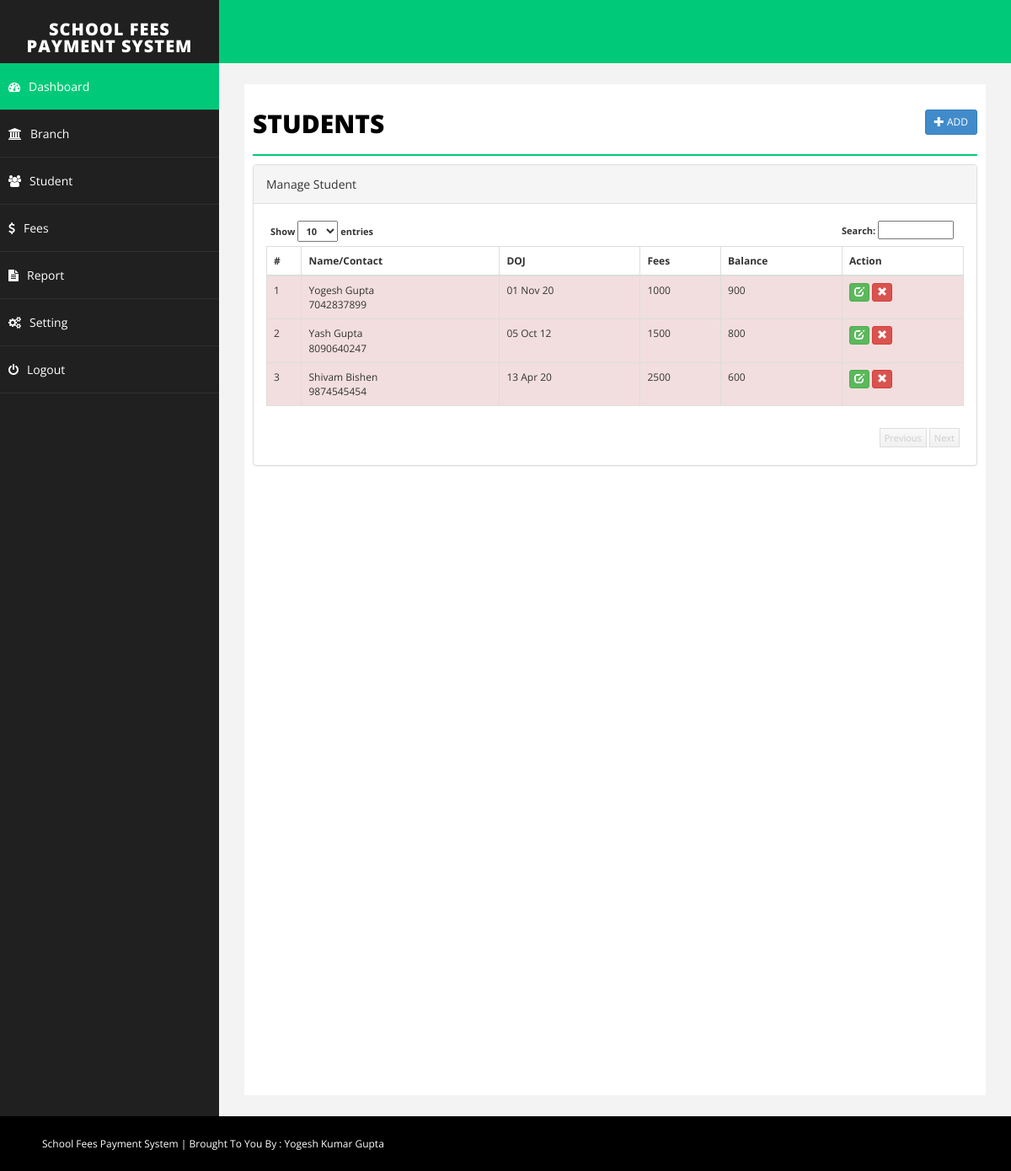
/student.php (signed in), run on the app's committed database.
### tables this page shows
CREATE TABLE IF NOT EXISTS `student` (
`id` int(255) NOT NULL,
  `emailid` varchar(255) NOT NULL,
  `sname` varchar(255) NOT NULL,
  `joindate` datetime NOT NULL,
  `about` text NOT NULL,
  `contact` varchar(255) NOT NULL,
  `fees` int(255) NOT NULL,
  `branch` varchar(255) NOT NULL,
  `balance` int(255) NOT NULL,
  `delete_status` enum('0','1') NOT NULL DEFAULT '0'
);

### student.php (the view, shortened to what this page needs)
<?php
include("php/dbconnect.php");
$id="";
$emailid='';
$sname='';
$joindate = '';
$remark='';
$contact='';
$balance = 0;
$fees='';
$about = '';
$branch='';
$action = "add";
?>
<!DOCTYPE html>
<html xmlns="http://www.w3.org/1999/xhtml">
<head>
    <link href="css/bootstrap.css" rel="stylesheet" />
    <link href="css/font-awesome.css" rel="stylesheet" />
    <link href="css/basic.css" rel="stylesheet" />
    <link href="css/custom.css" rel="stylesheet" />
	<link href="css/ui.css" rel="stylesheet" />
	<link href="css/datepicker.css" rel="stylesheet" />
</head>
<?php
include("php/header.php");
?>
        <div id="page-wrapper">
            <div id="page-inner">
                <div class="row">
                    <div class="col-md-12">
                        <h1 class="page-head-line">Students
						<?php
						echo (isset($_GET['action']) && @$_GET['action']=="add" || @$_GET['action']=="edit")?
						' <a href="student.php" class="btn btn-primary btn-sm pull-right">Back <i class="glyphicon glyphicon-arrow-right"></i></a>':'<a href="student.php?action=add" class="btn btn-primary btn-sm pull-right"><i class="glyphicon glyphicon-plus"></i> Add </a>';
						?>
						</h1>
                    </div>
                </div>
        <?php
		 if(isset($_GET['action']) && @$_GET['action']=="add" || @$_GET['action']=="edit")
		 {
		?>
			<script type="text/javascript" src="js/validation/jquery.validate.min.js"></script>
                <div class="row">
                    <div class="col-sm-10 col-sm-offset-1">
               <div class="panel panel-primary">
                        <div class="panel-heading">
                           <?php echo ($action=="add")? "Add Student": "Edit Student"; ?>
                        </div>
						<form action="student.php" method="post" id="signupForm1" class="form-horizontal">
                        <div class="panel-body">
						<fieldset class="scheduler-border" >
						 <legend  class="scheduler-border">Personal Information:</legend>
						<div class="form-group">
								<label class="col-sm-2 control-label" for="Old">Name* </label>
								<div class="col-sm-10">
									<input type="text" class="form-control" id="sname" name="sname" value="<?php echo $sname;?>"  />
								</div>
							</div>
						<div class="form-group">
								<label class="col-sm-2 control-label" for="Old">Contact* </label>
								<div class="col-sm-10">
									<input type="text" class="form-control" id="contact" name="contact" value="<?php echo $contact;?>" maxlength="10" />
								</div>
							</div>
						<div class="form-group">
								<label class="col-sm-2 control-label" for="Old">Branch* </label>
								<div class="col-sm-10">
									<select  class="form-control" id="branch" name="branch" >
									<option value="" >Select Branch</option>
                                    <?php
									$sql = "select * from branch where delete_status='0' order by branch.branch asc";
									$q = $conn->query($sql);
									while($r = $q->fetch_assoc())
									{
									echo '<option value="'.$r['id'].'"  '.(($branch==$r['id'])?'selected="selected"':'').'>'.$r['branch'].'</option>';
									}
									?>
									</select>
								</div>
						</div>
						<div class="form-group">
								<label class="col-sm-2 control-label" for="Old">DOJ* </label>
								<div class="col-sm-10">
									<input type="text" class="form-control" id="joindate" name="joindate" value="<?php echo  ($joindate!='')?date("Y-m-d", strtotime($joindate)):'';?>" style="background-color: #fff;" readonly />
								</div>
							</div>
						 </fieldset>
							<fieldset class="scheduler-border" >
						 <legend  class="scheduler-border">Fee Information:</legend>
						<div class="form-group">
								<label class="col-sm-2 control-label" for="Old">Total Fees* </label>
								<div class="col-sm-10">
									<input type="text" class="form-control" id="fees" name="fees" value="<?php echo $fees;?>" <?php echo ($action=="update")?"disabled":""; ?>  />
								</div>
						</div>
						<?php
						if($action=="add")
						{
						?>
						<div class="form-group">
								<label class="col-sm-2 control-label" for="Old">Advance Fee* </label>
								<div class="col-sm-10">
									<input type="text" class="form-control" id="advancefees" name="advancefees" readonly   />
								</div>
						</div>
						<?php
						}
						?>
						<div class="form-group">
								<label class="col-sm-2 control-label" for="Old">Balance </label>
								<div class="col-sm-10">
									<input type="text" class="form-control"  id="balance" name="balance" value="<?php echo $balance;?>" disabled />
								</div>
						</div>
							<?php
						if($action=="add")
						{
						?>
							<div class="form-group">
								<label class="col-sm-2 control-label" for="Password">Fee Remark </label>
								<div class="col-sm-10">
	                        <textarea class="form-control" id="remark" name="remark"><?php echo $remark;?></textarea >
								</div>
							</div>
						<?php
						}
						?>
							</fieldset>
							 <fieldset class="scheduler-border" >
						 <legend  class="scheduler-border">Optional Information:</legend>
							<div class="form-group">
								<label class="col-sm-2 control-label" for="Password">About Student </label>
								<div class="col-sm-10">
	                        <textarea class="form-control" id="about" name="about"><?php echo $about;?></textarea >
								</div>
							</div>
							<div class="form-group">
								<label class="col-sm-2 control-label" for="Old">Email Id </label>
								<div class="col-sm-10">
									<input type="text" class="form-control" id="emailid" name="emailid" value="<?php echo $emailid;?>"  />
								</div>
						    </div>
							</fieldset>
						<div class="form-group">
								<div class="col-sm-8 col-sm-offset-2">
								<input type="hidden" name="id" value="<?php echo $id;?>">
								<input type="hidden" name="action" value="<?php echo $action;?>">
									<button type="submit" name="save" class="btn btn-primary">Save </button>
								</div>
							</div>
                         </div>
							</form>
                        </div>
                            </div>
                </div>
		<script type="text/javascript">
		$( document ).ready( function () {
		$( "#joindate" ).datepicker({
dateFormat:"yy-mm-dd",
changeMonth: true,
changeYear: true,
yearRange: "1970:<?php echo date('Y');?>"
});
		if($("#signupForm1").length > 0)
         {
		 <?php if($action=='add')
		 {
		 ?>
			$( "#signupForm1" ).validate( {
				rules: {
					sname: "required",
					joindate: "required",
					emailid: "email",
					branch: "required",
					contact: {
						required: true,
						digits: true
					},
					fees: {
						required: true,
						digits: true
					},
					advancefees: {
						required: true,
						digits: true
					},
				},
			<?php
			}else
			{
			?>
			$( "#signupForm1" ).validate( {
				rules: {
					sname: "required",
					joindate: "required",
					emailid: "email",
					branch: "required",
					contact: {
						required: true,
						digits: true
					}
				},
			<?php
			}
			?>
				errorElement: "em",
				errorPlacement: function ( error, element ) {
					// Add the `help-block` class to the error element
					error.addClass( "help-block" );
					// Add `has-feedback` class to the parent div.form-group
					// in order to add icons to inputs
					element.parents( ".col-sm-10" ).addClass( "has-feedback" );
					if ( element.prop( "type" ) === "checkbox" ) {
						error.insertAfter( element.parent( "label" ) );
					} else {
						error.insertAfter( element );
					}
					// Add the span element, if doesn't exists, and apply the icon classes to it.
					if ( !element.next( "span" )[ 0 ] ) {
						$( "<span class='glyphicon glyphicon-remove form-control-feedback'></span>" ).insertAfter( element );
					}
				},
				success: function ( label, element ) {
					// Add the span element, if doesn't exists, and apply the icon classes to it.
					if ( !$( element ).next( "span" )[ 0 ] ) {
						$( "<span class='glyphicon glyphicon-ok form-control-feedback'></span>" ).insertAfter( $( element ) );
					}
				},
				highlight: function ( element, errorClass, validClass ) {
					$( element ).parents( ".col-sm-10" ).addClass( "has-error" ).removeClass( "has-success" );
					$( element ).next( "span" ).addClass( "glyphicon-remove" ).removeClass( "glyphicon-ok" );
				},
				unhighlight: function ( element, errorClass, validClass ) {
					$( element ).parents( ".col-sm-10" ).addClass( "has-success" ).removeClass( "has-error" );
					$( element ).next( "span" ).addClass( "glyphicon-ok" ).removeClass( "glyphicon-remove" );
				}
			} );
			}
		} );
		$("#fees").keyup( function(){
		$("#advancefees").val("");
		$("#balance").val(0);
		var fee = $.trim($(this).val());
		if( fee!='' && !isNaN(fee))
		{
		$("#advancefees").removeAttr("readonly");
		$("#balance").val(fee);
		$('#advancefees').rules("add", {
            max: parseInt(fee)
        });
		}
		else{
		$("#advancefees").attr("readonly","readonly");
		}
		});
		$("#advancefees").keyup( function(){
		var advancefees = parseInt($.trim($(this).val()));
		var totalfee = parseInt($("#fees").val());
		if( advancefees!='' && !isNaN(advancefees) && advancefees<=totalfee)
		{
		var balance = totalfee-advancefees;
		$("#balance").val(balance);
		}
		else{
		$("#balance").val(totalfee);
		}
		});
	</script>
		<?php
		}else{
		?>
		 <link href="css/datatable/datatable.css" rel="stylesheet" />
		<div class="panel panel-default">
                        <div class="panel-heading">
                            Manage Student
                        </div>
                        <div class="panel-body">
                            <div class="table-sorting table-responsive">
                                <table class="table table-striped table-bordered table-hover" id="tSortable22">
                                    <thead>
                                        <tr>
                                            <th>#</th>
                                            <th>Name/Contact</th>
                                            <th>DOJ</th>
                                            <th>Fees</th>
											<th>Balance</th>
											<th>Action</th>
                                        </tr>
                                    </thead>
                                    <tbody>
									<?php
									$sql = "select * from student where delete_status='0'";
									$q = $conn->query($sql);
									$i=1;
									while($r = $q->fetch_assoc())
									{
									echo '<tr '.(($r['balance']>0)?'class="danger"':'').'>
                                            <td>'.$i.'</td>
                                            <td>'.$r['sname'].'<br/>'.$r['contact'].'</td>
                                            <td>'.date("d M y", strtotime($r['joindate'])).'</td>
                                            <td>'.$r['fees'].'</td>
											<td>'.$r['balance'].'</td>
											<td>
											<a href="student.php?action=edit&id='.$r['id'].'" class="btn btn-success btn-xs"><span class="glyphicon glyphicon-edit"></span></a>
											<a onclick="return confirm(\'Are you sure you want to delete this record\');" href="student.php?action=delete&id='.$r['id'].'" class="btn btn-danger btn-xs"><span class="glyphicon glyphicon-remove"></span></a> </td>
                                        </tr>';
										$i++;
									}
									?>
                                    </tbody>
                                </table>
                            </div>
                        </div>
                    </div>
		<?php
		}
		?>
            </div>
        </div>
    </div>
    <div id="footer-sec">
	School Fees Payment System | Brought To You By : Yogesh Kumar Gupta
    </div>
</body>
</html>

### css/basic.css (style rules this page uses)
body { font-family: 'Open Sans', sans-serif; line-height:25px; }
#page-wrapper { padding: 15px 15px; min-height: 600px; background: #F3F3F3; }
#page-inner { width: 100%; margin: 10px 20px 10px 0px; background-color: #fff!important; padding: 10px; min-height: 1200px; }
.page-head-line { font-size: 30px; text-transform: uppercase; color: #000; font-weight: 800; padding-bottom: 20px; border-bottom: 2px solid #00CA79; margin-bottom: 10px; }
#footer-sec { background-color:#000; padding:20px 50px; color:#fff; font-size:12px; }
@media (min-width:768px) { #page-wrapper { margin: 0 0 0 260px; padding: 15px 30px; min-height: 1200px; } }

### css/datatable/datatable.css (style rules this page uses)
.dataTable { float: left; }
.table-sorting { padding: 0px; position: relative; font-size: 12px; background-color: #FFF; }
.table-sorting .table { border-top: 1px solid #DDD; border-bottom: 1px solid #DDD; }
.table-sorting .sorting_asc { background: url('../../img/datatable/sort_asc.png') no-repeat center right; cursor: pointer; }
.table-sorting .sorting { background: url('../../img/datatable/sort_both.png') no-repeat center right; cursor: pointer; }

### data on the page
student: sname "Yogesh Gupta", contact "7042837899", joindate "01 Nov 20", fees "1000", balance "900"
student: sname "Yash Gupta", contact "8090640247", joindate "05 Oct 12", fees "1500", balance "800"
student: sname "Shivam Bishen", contact "9874545454", joindate "13 Apr 20", fees "2500", balance "600"
